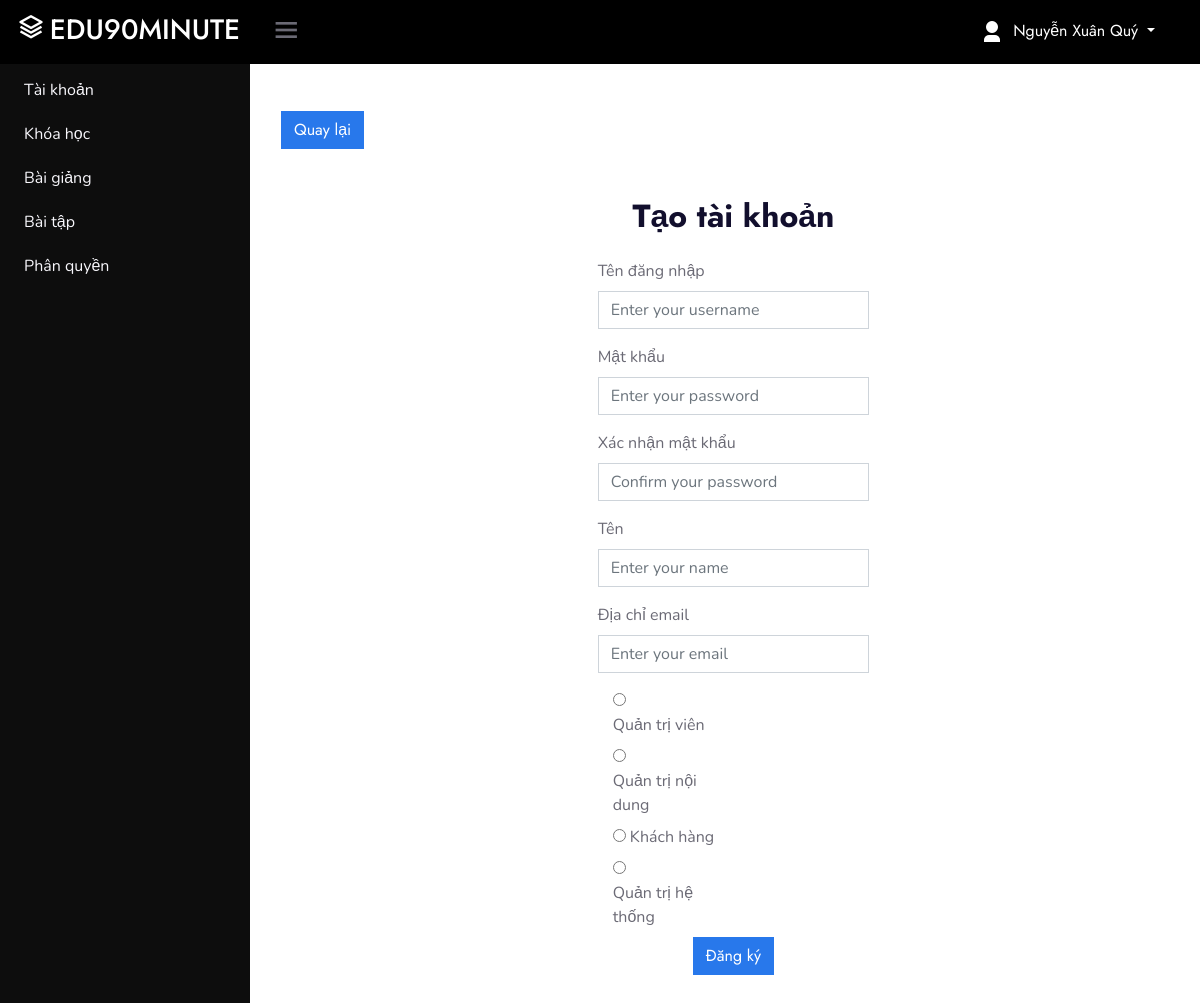
Screenshot of /?act=create&us=1 (signed in) with the database file from the repository.
### tables this page shows
CREATE TABLE `roles` (
  `id` int(10) NOT NULL,
  `name` varchar(255) NOT NULL
);

### Views/admin/accounts/function.php (called while the page is built, shortened)
<?php
	$database = new Database();
	$conn = $database->connect();
	function getAll($table, $select = ['*']){
		GLOBAL $conn;
		$select = implode(',', $select);
		$sql = "SELECT $select FROM $table";
		$query = mysqli_query($conn, $sql);
		$data = [];
		while($row = mysqli_fetch_array($query)){
			$data[] = $row;
		}
		return $data;
	}
?>

### Views/admin/accounts/create.php (the view, shortened to what this page needs)
<?php
	include_once "function.php";
?>
<!DOCTYPE html>
<html lang="en">
<head>
</head>
<body>
  <div class="container">
  <div class="row">
			<a href="./?us=users&act=index" class="btn btn-primary">Quay lại</a>
		</div>
    <div class="row justify-content-center mt-5">
      <div class="col-md-4">
        <h2 class="text-center mb-4">Tạo tài khoản</h2>
        <form method="post">
          <div class="form-group">
            <label for="username">Tên đăng nhập</label>
            <input type="text" class="form-control" id="username" name="username" placeholder="Enter your username">
          </div>
          <div class="form-group">
            <label for="password">Mật khẩu</label>
            <input type="password" class="form-control" id="password" name="password" placeholder="Enter your password">
          </div>
          <div class="form-group">
            <label for="confirm-password">Xác nhận mật khẩu</label>
            <input type="password" class="form-control" id="confirm-password" name="confirm-password" placeholder="Confirm your password">
          </div>
		  <div class="form-group">
            <label for="name">Tên</label>
            <input type="text" class="form-control" id="name" name="name" placeholder="Enter your name">
          </div>
		  <div class="form-group">
            <label for="email">Địa chỉ email</label>
            <input type="email" class="form-control" id="email" name="email" placeholder="Enter your email">
          </div>
		<?php
			$roles = getAll('roles');
			foreach ($roles as $role) {
		?>
			<div class="col-xs-12 col-sm-6">
				<input type="radio" id="role-<?php echo $role['id'];?>" name="role" value="<?php echo $role['id']; ?>">
				<label for="role-<?php echo $role['id'];?>"><?php echo $role['name']; ?></label>
			</div>
		<?php
			}
		?>
          <div class="form-group text-center">
            <button type="submit" class="btn btn-primary" name="btn-register" id = "btn-register">Đăng ký</button>
          </div>
        </form>
      </div>
    </div>
  </div>
</body>
</html>

### css/adminStyle.css (style rules this page uses)
:root { --header-height: 3rem; --nav-width: 0px; --first-color: rgb(0, 0, 0); --first-color-light: #AFA5D9; --white-color: #F7F6FB; --body-font: 'Nunito', sans-serif; --normal-font-size: 1rem; --z-fixed: 100 }
body { position: relative; margin: var(--header-height) 0 0 0; padding: 0 1rem; font-family: var(--body-font); font-size: var(--normal-font-size); transition: .5s }
a { text-decoration: none }

### rows the page displays
roles: name "Quản trị viên"
roles: name "Quản trị nội dung"
roles: name "Khách hàng"
roles: name "Quản trị hệ thống"

### other values shown
$_SESSION['name'] "Nguyễn Xuân Quý"
